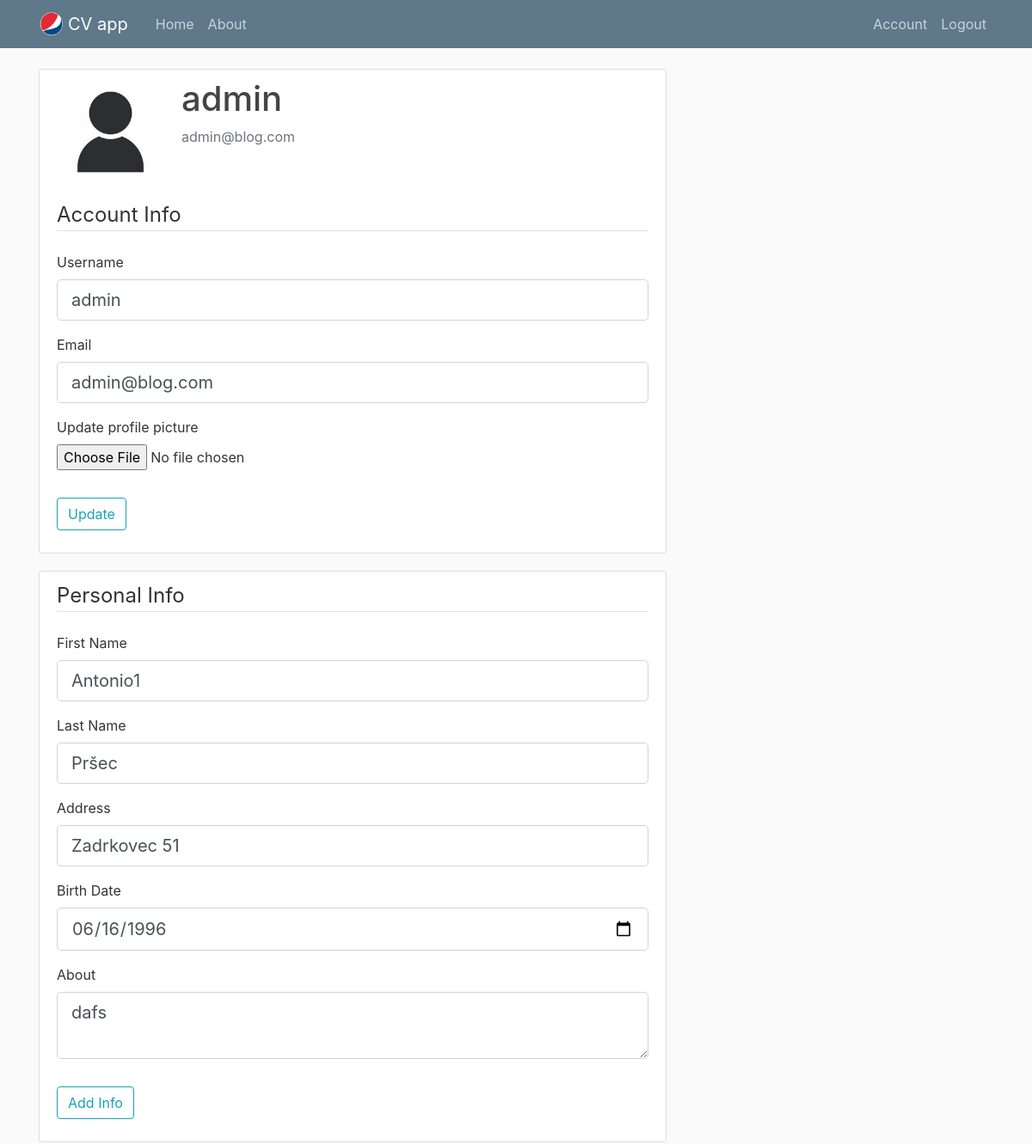
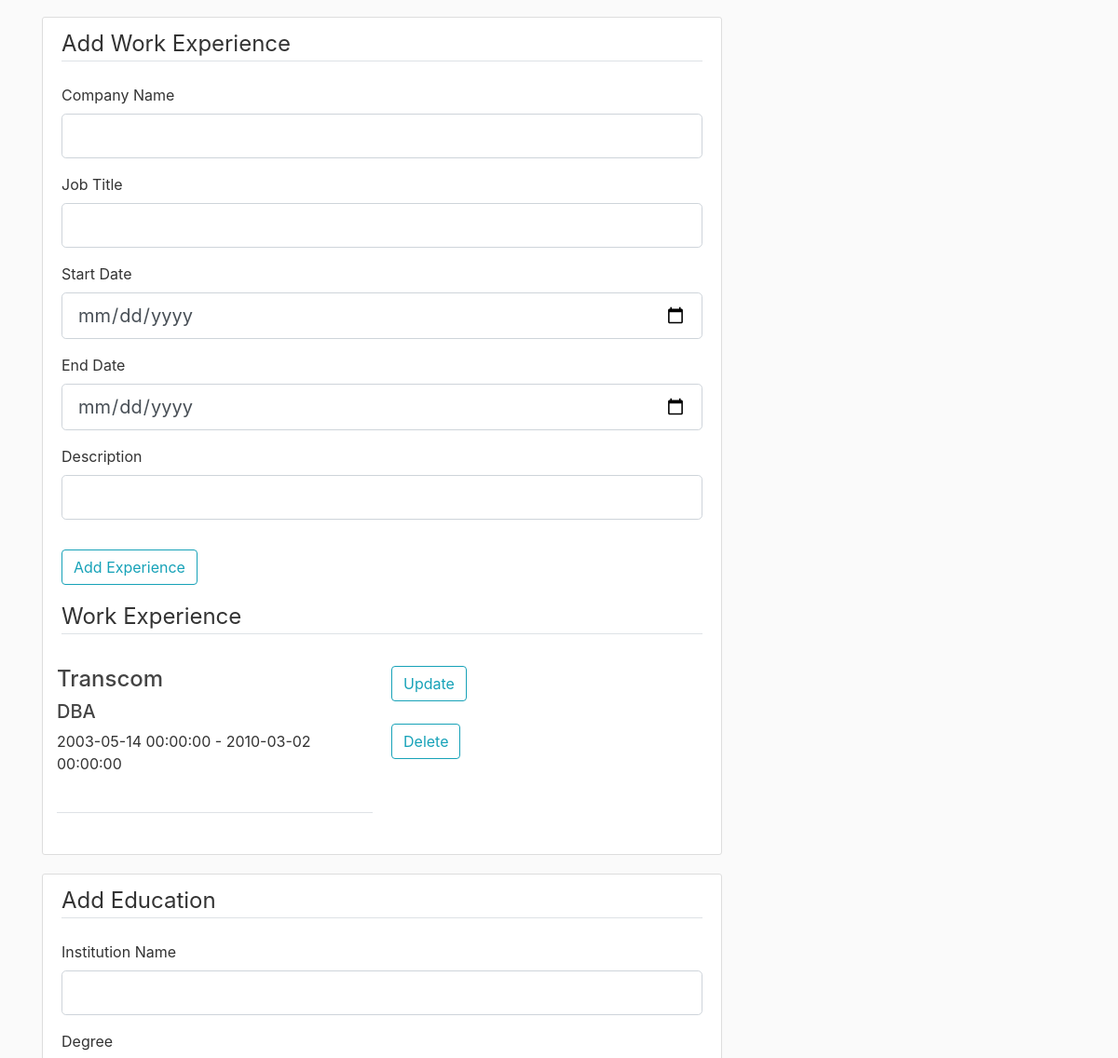
/account (signed in, upper part), run on an earlier commit of the app's database (2 pictures, top to bottom).
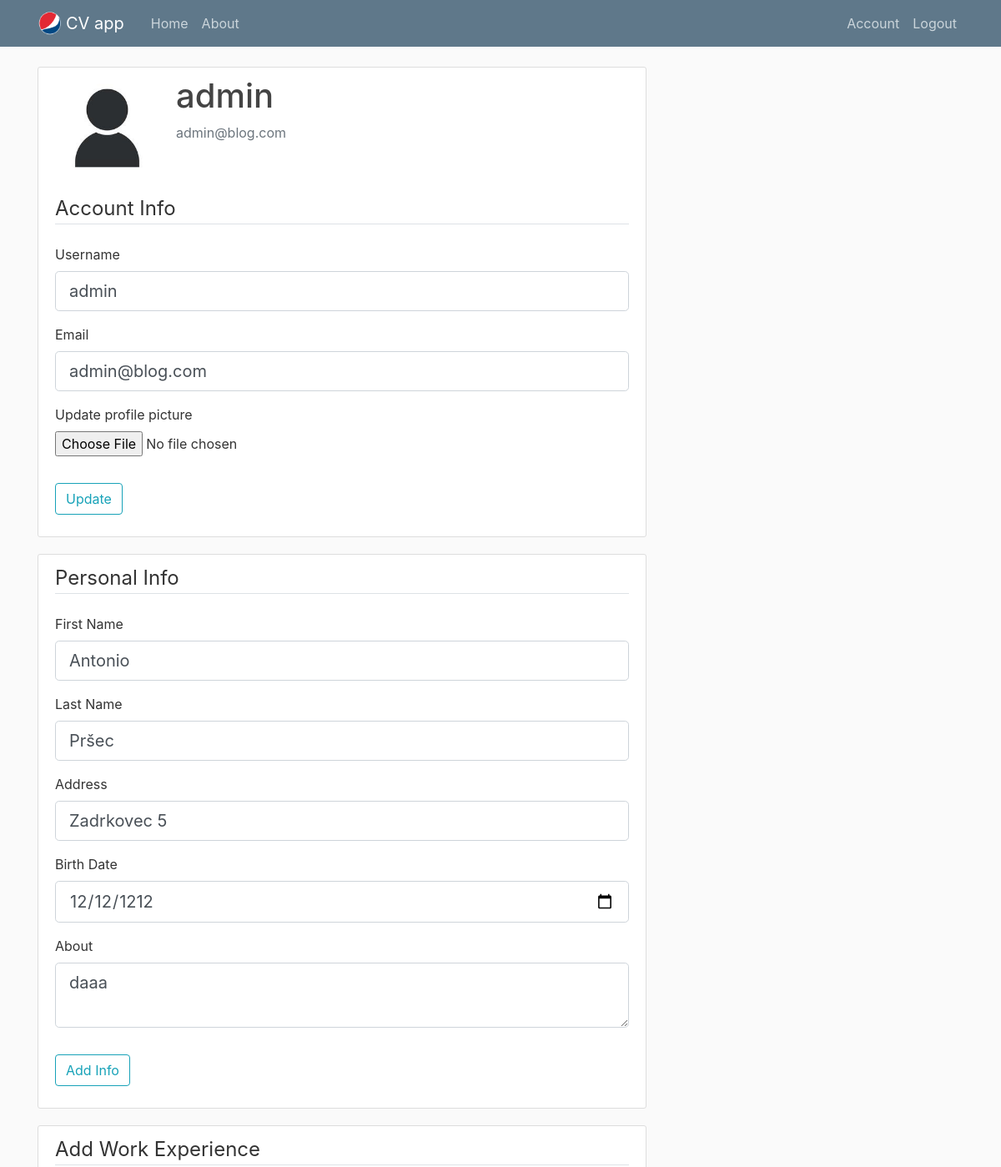
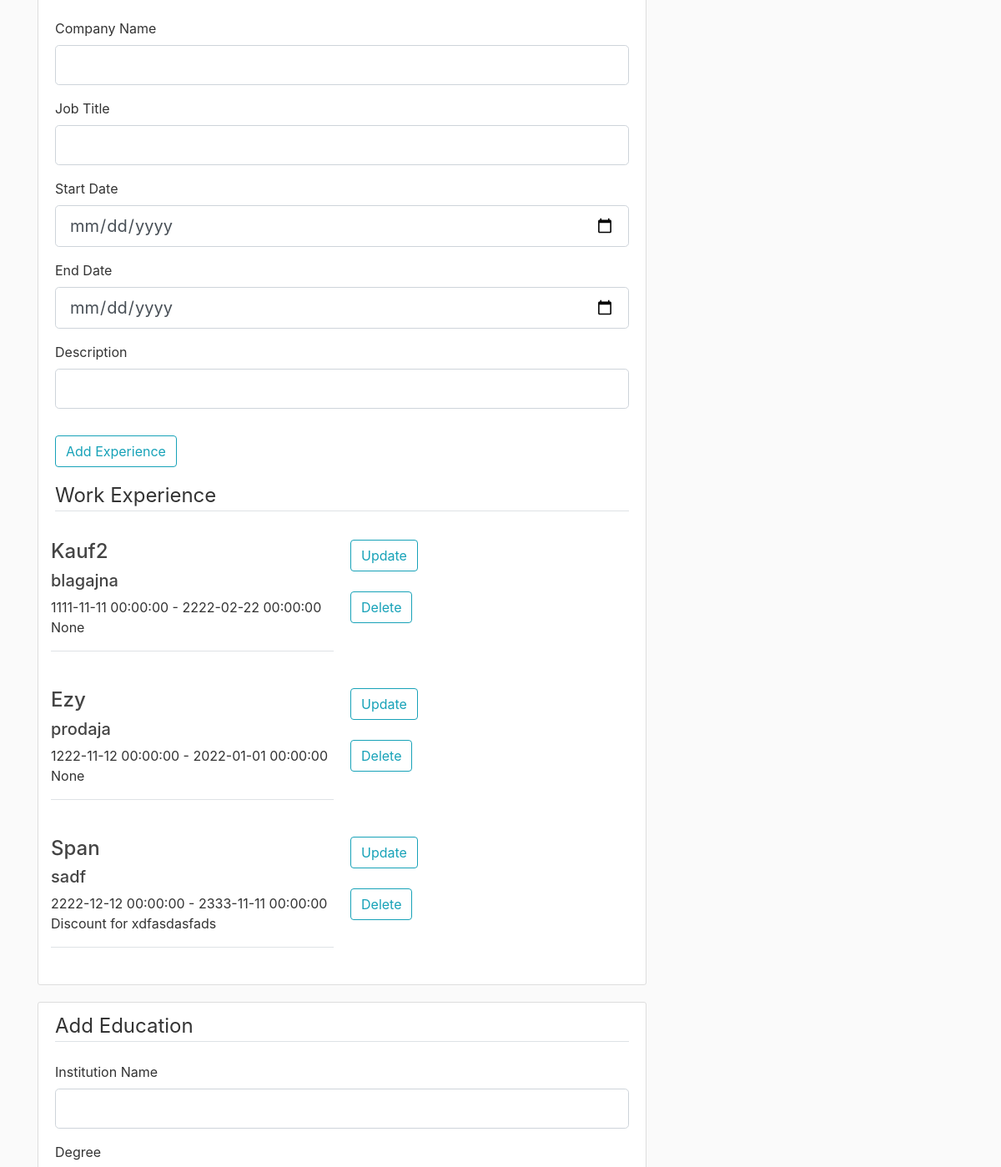
And on a later commit of the database (2 pictures, top to bottom).
### CV/models.py (models this page shows, shortened)
class PersonalInfo(db.Model):
    personal_id = db.Column(db.Integer, primary_key=True)
    first_name = db.Column(db.String(60), nullable=False)
    last_name = db.Column(db.String(60), nullable=False)
    address = db.Column(db.String(60), nullable=False)
    birth_date = db.Column(db.Date)
    about = db.Column(db.String(240))
    user_id = db.Column(db.Integer, db.ForeignKey('user.user_id'), nullable=False)

class WorkExperience(db.Model):
    work_id = db.Column(db.Integer, primary_key=True)
    company_name = db.Column(db.String(100), nullable=False)
    job_title = db.Column(db.String(100), nullable=False)
    start_date = db.Column(db.DateTime, nullable=False)
    end_date = db.Column(db.DateTime)
    description = db.Column(db.Text)
    user_id = db.Column(db.Integer, db.ForeignKey('user.user_id'), nullable=False)

### CV/routes.py (the view, shortened to what this page needs)
@app.route("/account", methods=['GET', 'POST'])
@login_required
def account():
    form = UpdateAccountForm()
    if form.validate_on_submit():
        if form.picture.data:
            picture_file = save_picture(form.picture.data)
            current_user.image_file = picture_file
        current_user.username = form.username.data
        current_user.email = form.email.data
        db.session.commit()
        flash('Your account has been updated!', 'success')
        return redirect(url_for('account'))
    elif request.method == 'GET':
        form.username.data = current_user.username
        form.email.data = current_user.email
    image_file = url_for('static', filename='profile_pics/' + current_user.image_file)
    form1 = PersonalForm()
    personal_info = PersonalInfo.query.filter_by(user_id=current_user.user_id).first()
    if personal_info:
        form1.first_name.data = personal_info.first_name
        form1.last_name.data = personal_info.last_name
        form1.address.data = personal_info.address
        form1.birth_date.data = personal_info.birth_date
        form1.about.data = personal_info.about
    form2 = WorkExperienceForm()
    form_work_experience = WorkExperience()
    work_x = WorkExperience.query.filter_by(user_id=current_user.user_id)
    form3 = EducationForm()
    form_education = Education()
    edu_x = Education.query.filter_by(user_id=current_user.user_id)
    form4 = CertificationForm()
    form_cert = Certification()
    cert_x = Certification.query.filter_by(user_id=current_user.user_id)
    return render_template('account.html', title='Account', image_file=image_file, form=form, form1=form1,
                           form2=form2, form3=form3, form4=form4, work_x=work_x, edu_x=edu_x, cert_x=cert_x)

### CV/forms.py (shortened to what this page needs)
class UpdateAccountForm(FlaskForm):
    username = StringField('Username',
                           validators=[DataRequired(), Length(min=2, max=20)])
    email = StringField('Email',
                        validators=[DataRequired(), Email()])
    picture = FileField('Update profile picture', validators=[FileAllowed(['jpg', 'png'])])
    submit = SubmitField('Update')

class PersonalForm(FlaskForm):
    first_name = StringField('First Name', validators=[Length(min=2, max=60)])
    last_name = StringField('Last Name', validators=[Length(min=2, max=60)])
    address = StringField('Address', validators=[Length(min=2, max=60)])
    birth_date = DateField('Birth Date', format='%Y-%m-%d')
    about = TextAreaField('About', validators=[Length(max=240)])
    submit = SubmitField('Add Info')

### CV/models.py (called while the page is built)
@login_manager.user_loader
def load_user(user_id):
    return User.query.get(int(user_id))

### CV/templates/account.html (shortened to what the changed rows need)
{% extends "layout.html" %}
{% block content %}
<div class="content-section">
    <div class="media">
        <div class="media-body">
            <h2 class="account-heading">{{ current_user.username }}</h2>
        </div>
    </div>
</div>
<div class="content-section">
    <form method="POST" action="" enctype="multipart/form-data">
        <fieldset class="form-group">
            <div class="form-group">
                {{ form1.first_name.label(class="form-control-label") }}
                {% if form1.first_name.errors %}
                {{ form1.first_name(class="form-control form-control-lg is-invalid") }}
                <div class="invalid-feedback">
                    {% for error in form1.first_name.errors %}
                    <span>{{ error }}</span>
                    {% endfor %}
                </div>
                {% else %}
                {{ form1.first_name(class="form-control form-control-lg") }}
                {% endif %}
            </div>
            <div class="form-group">
                {{ form1.last_name.label(class="form-control-label") }}
                {% if form1.last_name.errors %}
                {{ form1.last_name(class="form-control form-control-lg is-invalid") }}
                <div class="invalid-feedback">
                    {% for error in form1.last_name.errors %}
                    <span>{{ error }}</span>
                    {% endfor %}
                </div>
                {% else %}
                {{ form1.last_name(class="form-control form-control-lg") }}
                {% endif %}
            </div>
            <div class="form-group">
                {{ form1.address.label(class="form-control-label") }}
                {% if form1.address.errors %}
                {{ form1.address(class="form-control form-control-lg is-invalid") }}
                <div class="invalid-feedback">
                    {% for error in form1.address.errors %}
                    <span>{{ error }}</span>
                    {% endfor %}
                </div>
                {% else %}
                {{ form1.address(class="form-control form-control-lg") }}
                {% endif %}
            </div>
            <div class="form-group">
                {{ form1.birth_date.label(class="form-control-label") }}
                {% if form1.birth_date.errors %}
                {{ form1.birth_date(class="form-control form-control-lg is-invalid") }}
                <div class="invalid-feedback">
                    {% for error in form1.birth_date.errors %}
                    <span>{{ error }}</span>
                    {% endfor %}
                </div>
                {% else %}
                {{ form1.birth_date(class="form-control form-control-lg") }}
                {% endif %}
            </div>
            <div class="form-group">
                {{ form1.about.label(class="form-control-label") }}
                {% if form1.about.errors %}
                {{ form1.about(class="form-control form-control-lg is-invalid") }}
                <div class="invalid-feedback">
                    {% for error in form1.about.errors %}
                    <span>{{ error }}</span>
                    {% endfor %}
                </div>
                {% else %}
                {{ form1.about(class="form-control form-control-lg") }}
                {% endif %}
            </div>
        </fieldset>
    </form>
</div>
<div class="content-section">
    {% for work in work_x %}
    <div class="row">
        <div class="col">
            <div class="form-group">
                <h4>{{ work.company_name }}</h4>
                <h5>{{ work.job_title }}</h5>
                <p>{{ work.start_date }}  -  {{ work.end_date }}<br> {{ work.description }}<br></p>
            </div>
            <legend class="border-bottom mb-4"></legend>
        </div>
        <div class="col">
            <div class="form-group">
                <a class="btn btn-outline-info" href="/update_work_experience/{{ work.work_id }}">Update</a><br><br>
                <a class="btn btn-outline-info" href="/delete_work_experience/{{ work.work_id }}">Delete</a>
            </div>
        </div>
    </div>
    {% endfor %}
</div>
{% endblock content %}

What changed in the data, as far as the page shows it:
removed WorkExperience: company_name "Transcom", job_title "DBA", start_date "2003-05-14 00:00:00", end_date "2010-03-02 00:00:00"
changed PersonalInfo "Pršec": first_name "Antonio1" → "Antonio"; address "Zadrkovec 51" → "Zadrkovec 5"; birth_date "06/16/1996" → "12/12/1212"; about "dafs" → "daaa"
added WorkExperience: company_name "Kauf2", job_title "blagajna", start_date "1111-11-11 00:00:00", end_date "2222-02-22 00:00:00", description "None"
added WorkExperience: company_name "Ezy", job_title "prodaja", start_date "1222-11-12 00:00:00", end_date "2022-01-01 00:00:00", description "None"
added WorkExperience: company_name "Span", job_title "sadf", start_date "2222-12-12 00:00:00", end_date "2333-11-11 00:00:00", description "Discount for xdfasdasfads"
